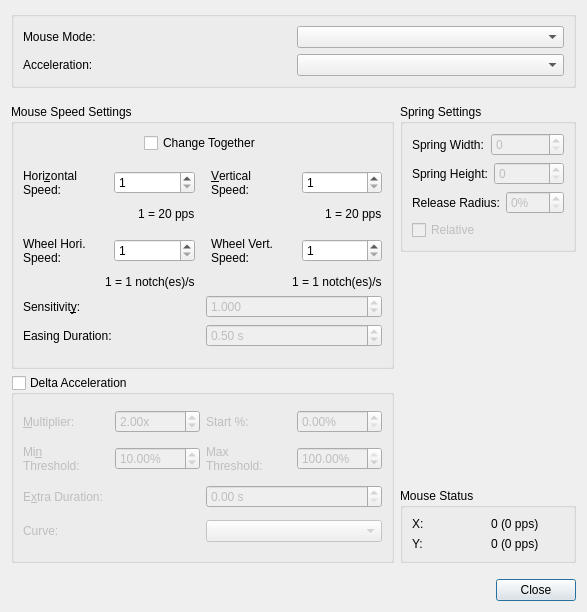
<?xml version="1.0" encoding="UTF-8"?>
<ui version="4.0">
 <class>MouseSettingsDialog</class>
 <widget class="QDialog" name="MouseSettingsDialog">
  <property name="windowModality">
   <enum>Qt::WindowModal</enum>
  </property>
  <property name="geometry">
   <rect>
    <x>0</x>
    <y>0</y>
    <width>587</width>
    <height>612</height>
   </rect>
  </property>
  <property name="windowTitle">
   <string>Mouse Settings</string>
  </property>
  <layout class="QVBoxLayout" name="verticalLayout_9">
   <item>
    <widget class="QGroupBox" name="topGroupBox">
     <layout class="QVBoxLayout" name="verticalLayout_5">
      <item>
       <layout class="QHBoxLayout" name="horizontalLayout">
        <item>
         <widget class="QLabel" name="label">
          <property name="text">
           <string>Mouse Mode:</string>
          </property>
         </widget>
        </item>
        <item>
         <widget class="QComboBox" name="mouseModeComboBox">
          <property name="toolTip">
           <string>Cursor mode is used to move the mouse cursor
around the screen relative to its current position
depending on how much you move an axis
or if a button is pressed.

Spring mode is used to move the mouse cursor
from the center of the screen depending on how
much you move an axis. The mouse cursor will
be returned to the center of the screen when the
axis is moved back to the dead zone.</string>
          </property>
          <item>
           <property name="text">
            <string/>
           </property>
          </item>
          <item>
           <property name="text">
            <string>Cursor</string>
           </property>
          </item>
          <item>
           <property name="text">
            <string>Spring</string>
           </property>
          </item>
         </widget>
        </item>
       </layout>
      </item>
      <item>
       <layout class="QHBoxLayout" name="horizontalLayout_2">
        <item>
         <widget class="QLabel" name="label_2">
          <property name="minimumSize">
           <size>
            <width>160</width>
            <height>0</height>
           </size>
          </property>
          <property name="text">
           <string>Acceleration:</string>
          </property>
         </widget>
        </item>
        <item>
         <widget class="QComboBox" name="accelerationComboBox">
          <property name="toolTip">
           <string>Enhanced: Three tier curve that makes the mouse move
slow on the low end of an axis and fast on the high end.

Linear: Mouse moves proportionally to axis.

Quadratic: Mouse accelerates slowly on low end.

Cubic: Mouse accelerates slower than Quadratic.

Quadratic Extreme: Raises mouse speed 1.5 times once
95% axis travel has been reached.

Power Function: Allows for a more custom curve option.

Easing Quadratic: Axis high end is gradually accelerated over a period of time using a Quadratic curve.

Easing Cubic: Axis high end is gradually accelerated over
a period of time using a Cubic curve.</string>
          </property>
          <item>
           <property name="text">
            <string/>
           </property>
          </item>
          <item>
           <property name="text">
            <string>Enhanced Precision</string>
           </property>
          </item>
          <item>
           <property name="text">
            <string>Linear</string>
           </property>
          </item>
          <item>
           <property name="text">
            <string>Quadratic</string>
           </property>
          </item>
          <item>
           <property name="text">
            <string>Cubic</string>
           </property>
          </item>
          <item>
           <property name="text">
            <string>Knekk 60/50 (custom)</string>
           </property>
          </item>
          <item>
           <property name="text">
            <string>Power Function</string>
           </property>
          </item>
          <item>
           <property name="text">
            <string>Easing Quadratic</string>
           </property>
          </item>
          <item>
           <property name="text">
            <string>Easing Cubic</string>
           </property>
          </item>
         </widget>
        </item>
       </layout>
      </item>
     </layout>
    </widget>
   </item>
   <item>
    <spacer name="verticalSpacer">
     <property name="orientation">
      <enum>Qt::Vertical</enum>
     </property>
     <property name="sizeType">
      <enum>QSizePolicy::Fixed</enum>
     </property>
     <property name="sizeHint" stdset="0">
      <size>
       <width>20</width>
       <height>10</height>
      </size>
     </property>
    </spacer>
   </item>
   <item>
    <layout class="QHBoxLayout" name="horizontalLayout_8" stretch="1,0">
     <item>
      <layout class="QVBoxLayout" name="verticalLayout_8">
       <item>
        <widget class="QGroupBox" name="mouseSpeedGroupBox">
         <property name="title">
          <string>Mouse Speed Settings</string>
         </property>
         <property name="flat">
          <bool>false</bool>
         </property>
         <property name="checkable">
          <bool>false</bool>
         </property>
         <layout class="QVBoxLayout" name="mouseSpeedVerticalLayout">
          <item alignment="Qt::AlignHCenter">
           <widget class="QCheckBox" name="changeMouseSpeedsTogetherCheckBox">
            <property name="enabled">
             <bool>true</bool>
            </property>
            <property name="toolTip">
             <string>Enable to change the horizontal and vertical speed
boxes at the same time.</string>
            </property>
            <property name="text">
             <string>Change Together</string>
            </property>
           </widget>
          </item>
          <item>
           <layout class="QHBoxLayout" name="horizontalLayout_10">
            <property name="spacing">
             <number>16</number>
            </property>
            <property name="topMargin">
             <number>10</number>
            </property>
            <item>
             <layout class="QVBoxLayout" name="verticalLayout_2">
              <property name="spacing">
               <number>10</number>
              </property>
              <item>
               <layout class="QHBoxLayout" name="horizontalLayout_4">
                <property name="spacing">
                 <number>10</number>
                </property>
                <item>
                 <widget class="QLabel" name="label_5">
                  <property name="text">
                   <string>Hori&amp;zontal
Speed:</string>
                  </property>
                  <property name="buddy">
                   <cstring>horizontalSpinBox</cstring>
                  </property>
                 </widget>
                </item>
                <item>
                 <widget class="QSpinBox" name="horizontalSpinBox">
                  <property name="enabled">
                   <bool>true</bool>
                  </property>
                  <property name="minimum">
                   <number>1</number>
                  </property>
                  <property name="value">
                   <number>1</number>
                  </property>
                 </widget>
                </item>
               </layout>
              </item>
              <item alignment="Qt::AlignRight">
               <widget class="QLabel" name="horizontalSpeedLabel">
                <property name="text">
                 <string>1 = 20 pps</string>
                </property>
               </widget>
              </item>
             </layout>
            </item>
            <item>
             <layout class="QVBoxLayout" name="verticalLayout_4">
              <property name="spacing">
               <number>10</number>
              </property>
              <item>
               <layout class="QHBoxLayout" name="horizontalLayout_9">
                <property name="spacing">
                 <number>10</number>
                </property>
                <item>
                 <widget class="QLabel" name="label_7">
                  <property name="text">
                   <string>&amp;Vertical
Speed:</string>
                  </property>
                  <property name="buddy">
                   <cstring>verticalSpinBox</cstring>
                  </property>
                 </widget>
                </item>
                <item>
                 <widget class="QSpinBox" name="verticalSpinBox">
                  <property name="enabled">
                   <bool>true</bool>
                  </property>
                  <property name="minimum">
                   <number>1</number>
                  </property>
                  <property name="value">
                   <number>1</number>
                  </property>
                 </widget>
                </item>
               </layout>
              </item>
              <item alignment="Qt::AlignRight">
               <widget class="QLabel" name="verticalSpeedLabel">
                <property name="text">
                 <string>1 = 20 pps</string>
                </property>
               </widget>
              </item>
             </layout>
            </item>
           </layout>
          </item>
          <item>
           <layout class="QHBoxLayout" name="horizontalLayout_14">
            <property name="spacing">
             <number>16</number>
            </property>
            <property name="topMargin">
             <number>10</number>
            </property>
            <item>
             <layout class="QVBoxLayout" name="verticalLayout">
              <property name="spacing">
               <number>10</number>
              </property>
              <item>
               <layout class="QHBoxLayout" name="horizontalLayout_7">
                <item>
                 <widget class="QLabel" name="wheelHoriSpeedLabel">
                  <property name="text">
                   <string>Wheel Hori.
Speed:</string>
                  </property>
                  <property name="buddy">
                   <cstring>wheelHoriSpeedSpinBox</cstring>
                  </property>
                 </widget>
                </item>
                <item>
                 <widget class="QSpinBox" name="wheelHoriSpeedSpinBox">
                  <property name="toolTip">
                   <string>Set the speed used for horizontal mouse wheel movement
according to number of simulated notches per second.</string>
                  </property>
                  <property name="specialValueText">
                   <string/>
                  </property>
                  <property name="minimum">
                   <number>1</number>
                  </property>
                  <property name="maximum">
                   <number>100</number>
                  </property>
                  <property name="singleStep">
                   <number>1</number>
                  </property>
                  <property name="value">
                   <number>1</number>
                  </property>
                 </widget>
                </item>
               </layout>
              </item>
              <item alignment="Qt::AlignRight">
               <widget class="QLabel" name="wheelHoriSpeedUnitsLabel">
                <property name="text">
                 <string>1 = 1 notch(es)/s</string>
                </property>
               </widget>
              </item>
             </layout>
            </item>
            <item>
             <layout class="QVBoxLayout" name="verticalLayout_6">
              <property name="spacing">
               <number>10</number>
              </property>
              <item>
               <layout class="QHBoxLayout" name="horizontalLayout_13">
                <item>
                 <widget class="QLabel" name="wheelVertSpeedLabel">
                  <property name="text">
                   <string>Wheel Vert.
Speed:</string>
                  </property>
                  <property name="buddy">
                   <cstring>wheelVertSpeedSpinBox</cstring>
                  </property>
                 </widget>
                </item>
                <item>
                 <widget class="QSpinBox" name="wheelVertSpeedSpinBox">
                  <property name="toolTip">
                   <string>Set the speed used for vertical mouse wheel movement
according to number of simulated notches per second.</string>
                  </property>
                  <property name="minimum">
                   <number>1</number>
                  </property>
                  <property name="maximum">
                   <number>100</number>
                  </property>
                 </widget>
                </item>
               </layout>
              </item>
              <item alignment="Qt::AlignRight">
               <widget class="QLabel" name="wheelVertSpeedUnitsLabel">
                <property name="text">
                 <string>1 = 1 notch(es)/s</string>
                </property>
               </widget>
              </item>
             </layout>
            </item>
           </layout>
          </item>
          <item>
           <layout class="QHBoxLayout" name="senHorizontalLayout">
            <item>
             <widget class="QLabel" name="sensLabel">
              <property name="text">
               <string>Sensitivit&amp;y:</string>
              </property>
              <property name="buddy">
               <cstring>sensitivityDoubleSpinBox</cstring>
              </property>
             </widget>
            </item>
            <item>
             <widget class="QDoubleSpinBox" name="sensitivityDoubleSpinBox">
              <property name="enabled">
               <bool>false</bool>
              </property>
              <property name="toolTip">
               <string>For Power Function acceleration curve. Specifies
the factor to use for curve sensitivity. When the value
is above 1.0, the mouse movement will be accelerated
faster at the low end of an axis.</string>
              </property>
              <property name="decimals">
               <number>3</number>
              </property>
              <property name="minimum">
               <double>0.001000000000000</double>
              </property>
              <property name="maximum">
               <double>1000.000000000000000</double>
              </property>
              <property name="singleStep">
               <double>0.100000000000000</double>
              </property>
              <property name="value">
               <double>1.000000000000000</double>
              </property>
             </widget>
            </item>
           </layout>
          </item>
          <item>
           <layout class="QHBoxLayout" name="easingHorizontalLayout">
            <item>
             <widget class="QLabel" name="easingDurationLabel">
              <property name="text">
               <string>Easing Duration:</string>
              </property>
              <property name="buddy">
               <cstring>sensitivityDoubleSpinBox</cstring>
              </property>
             </widget>
            </item>
            <item>
             <widget class="QDoubleSpinBox" name="easingDoubleSpinBox">
              <property name="enabled">
               <bool>false</bool>
              </property>
              <property name="toolTip">
               <string>Specifies the amount of time (in seconds) that will
be required before the mouse is fully accelerated
after reaching the high end of an axis.</string>
              </property>
              <property name="suffix">
               <string> s</string>
              </property>
              <property name="decimals">
               <number>2</number>
              </property>
              <property name="minimum">
               <double>0.000000000000000</double>
              </property>
              <property name="maximum">
               <double>5.000000000000000</double>
              </property>
              <property name="singleStep">
               <double>0.100000000000000</double>
              </property>
              <property name="value">
               <double>0.500000000000000</double>
              </property>
             </widget>
            </item>
           </layout>
          </item>
          <item>
           <spacer name="verticalSpacer_4">
            <property name="orientation">
             <enum>Qt::Vertical</enum>
            </property>
            <property name="sizeType">
             <enum>QSizePolicy::Fixed</enum>
            </property>
            <property name="sizeHint" stdset="0">
             <size>
              <width>20</width>
              <height>10</height>
             </size>
            </property>
           </spacer>
          </item>
         </layout>
        </widget>
       </item>
       <item>
        <widget class="QGroupBox" name="extraAccelerationGroupBox">
         <property name="enabled">
          <bool>true</bool>
         </property>
         <property name="toolTip">
          <string>Options for adding more acceleration to the mouse
movement beyond what the acceleration curve would
produce. Acceleration is added based on how quickly an axis is
moved in one gamepad poll. This is meant to help work around
some of the issues of the very limited input range available
using typical gamepad analog sticks.</string>
         </property>
         <property name="title">
          <string>Delta Acceleration</string>
         </property>
         <property name="flat">
          <bool>false</bool>
         </property>
         <property name="checkable">
          <bool>true</bool>
         </property>
         <property name="checked">
          <bool>false</bool>
         </property>
         <layout class="QVBoxLayout" name="verticalLayout_12">
          <item>
           <layout class="QHBoxLayout" name="horizontalLayout_20">
            <item>
             <layout class="QHBoxLayout" name="horizontalLayout_19">
              <item>
               <widget class="QLabel" name="extraAccelMultiLabel">
                <property name="text">
                 <string>&amp;Multiplier:</string>
                </property>
                <property name="buddy">
                 <cstring>extraAccelDoubleSpinBox</cstring>
                </property>
               </widget>
              </item>
              <item>
               <widget class="QDoubleSpinBox" name="extraAccelDoubleSpinBox">
                <property name="toolTip">
                 <string>Highest value to accelerate mouse movement by</string>
                </property>
                <property name="suffix">
                 <string>x</string>
                </property>
                <property name="minimum">
                 <double>1.000000000000000</double>
                </property>
                <property name="maximum">
                 <double>200.000000000000000</double>
                </property>
                <property name="value">
                 <double>2.000000000000000</double>
                </property>
               </widget>
              </item>
             </layout>
            </item>
            <item>
             <layout class="QHBoxLayout" name="horizontalLayout_18">
              <item>
               <widget class="QLabel" name="minMultiLabel">
                <property name="text">
                 <string>Start %:</string>
                </property>
                <property name="buddy">
                 <cstring>minMultiDoubleSpinBox</cstring>
                </property>
               </widget>
              </item>
              <item>
               <widget class="QDoubleSpinBox" name="minMultiDoubleSpinBox">
                <property name="toolTip">
                 <string>Acceleration begins at this percentage of the base multiplier</string>
                </property>
                <property name="suffix">
                 <string>%</string>
                </property>
                <property name="minimum">
                 <double>0.000000000000000</double>
                </property>
                <property name="maximum">
                 <double>100.000000000000000</double>
                </property>
                <property name="singleStep">
                 <double>1.000000000000000</double>
                </property>
                <property name="value">
                 <double>0.000000000000000</double>
                </property>
               </widget>
              </item>
             </layout>
            </item>
           </layout>
          </item>
          <item>
           <layout class="QHBoxLayout" name="horizontalLayout_21">
            <item>
             <layout class="QHBoxLayout" name="horizontalLayout_17">
              <item>
               <widget class="QLabel" name="minThresholdLabel">
                <property name="text">
                 <string>Mi&amp;n
Threshold:</string>
                </property>
                <property name="buddy">
                 <cstring>minThresholdDoubleSpinBox</cstring>
                </property>
               </widget>
              </item>
              <item>
               <widget class="QDoubleSpinBox" name="minThresholdDoubleSpinBox">
                <property name="toolTip">
                 <string>Minimum amount of axis travel required for acceleration to begin</string>
                </property>
                <property name="suffix">
                 <string>%</string>
                </property>
                <property name="maximum">
                 <double>100.000000000000000</double>
                </property>
                <property name="value">
                 <double>10.000000000000000</double>
                </property>
               </widget>
              </item>
             </layout>
            </item>
            <item>
             <layout class="QHBoxLayout" name="horizontalLayout_11">
              <item>
               <widget class="QLabel" name="maxThresholdLabel">
                <property name="text">
                 <string>Max
Threshold:</string>
                </property>
                <property name="buddy">
                 <cstring>maxThresholdDoubleSpinBox</cstring>
                </property>
               </widget>
              </item>
              <item>
               <widget class="QDoubleSpinBox" name="maxThresholdDoubleSpinBox">
                <property name="toolTip">
                 <string>Maximum axis travel before acceleration has reached the multiplier value</string>
                </property>
                <property name="suffix">
                 <string>%</string>
                </property>
                <property name="maximum">
                 <double>100.000000000000000</double>
                </property>
                <property name="value">
                 <double>100.000000000000000</double>
                </property>
               </widget>
              </item>
             </layout>
            </item>
           </layout>
          </item>
          <item>
           <layout class="QHBoxLayout" name="horizontalLayout_22">
            <item>
             <widget class="QLabel" name="label_11">
              <property name="text">
               <string>E&amp;xtra Duration:</string>
              </property>
              <property name="buddy">
               <cstring>accelExtraDurationDoubleSpinBox</cstring>
              </property>
             </widget>
            </item>
            <item>
             <widget class="QDoubleSpinBox" name="accelExtraDurationDoubleSpinBox">
              <property name="toolTip">
               <string>Extend the time that extra acceleration is applied. Axis travel
will be taken into account. A slower flick will decrease the
actual time that extra acceleration will be applied.</string>
              </property>
              <property name="suffix">
               <string> s</string>
              </property>
              <property name="minimum">
               <double>0.000000000000000</double>
              </property>
              <property name="maximum">
               <double>5.000000000000000</double>
              </property>
              <property name="singleStep">
               <double>0.050000000000000</double>
              </property>
             </widget>
            </item>
           </layout>
          </item>
          <item>
           <layout class="QHBoxLayout" name="horizontalLayout_16">
            <item>
             <widget class="QLabel" name="label_6">
              <property name="text">
               <string>Curve:</string>
              </property>
             </widget>
            </item>
            <item>
             <widget class="QComboBox" name="extraAccelCurveComboBox">
              <item>
               <property name="text">
                <string/>
               </property>
              </item>
              <item>
               <property name="text">
                <string>Linear</string>
               </property>
              </item>
              <item>
               <property name="text">
                <string>Ease Out Sine</string>
               </property>
              </item>
              <item>
               <property name="text">
                <string>Ease Out Quad</string>
               </property>
              </item>
              <item>
               <property name="text">
                <string>Ease Out Cubic</string>
               </property>
              </item>
             </widget>
            </item>
           </layout>
          </item>
         </layout>
        </widget>
       </item>
      </layout>
     </item>
     <item>
      <layout class="QVBoxLayout" name="verticalLayout_7">
       <property name="spacing">
        <number>10</number>
       </property>
       <item>
        <widget class="QGroupBox" name="springGroupBox">
         <property name="title">
          <string>Spring Settings</string>
         </property>
         <layout class="QVBoxLayout" name="verticalLayout_11">
          <item>
           <layout class="QVBoxLayout" name="verticalLayout_3">
            <item>
             <layout class="QHBoxLayout" name="horizontalLayout_5">
              <item>
               <widget class="QLabel" name="label_3">
                <property name="text">
                 <string>Spring Width:</string>
                </property>
                <property name="buddy">
                 <cstring>springWidthSpinBox</cstring>
                </property>
               </widget>
              </item>
              <item>
               <widget class="QSpinBox" name="springWidthSpinBox">
                <property name="enabled">
                 <bool>false</bool>
                </property>
                <property name="toolTip">
                 <string>Changes the width of the region that the cursor
can move in spring mode. 0 will use the entire width
of your screen.</string>
                </property>
                <property name="maximum">
                 <number>16777215</number>
                </property>
               </widget>
              </item>
             </layout>
            </item>
            <item>
             <layout class="QHBoxLayout" name="horizontalLayout_6">
              <item>
               <widget class="QLabel" name="label_4">
                <property name="text">
                 <string>Spring Height:</string>
                </property>
                <property name="buddy">
                 <cstring>springHeightSpinBox</cstring>
                </property>
               </widget>
              </item>
              <item>
               <widget class="QSpinBox" name="springHeightSpinBox">
                <property name="enabled">
                 <bool>false</bool>
                </property>
                <property name="toolTip">
                 <string>Changes the height of the region that the cursor
can move in spring mode. 0 will use the entire height
of your screen.</string>
                </property>
                <property name="maximum">
                 <number>16777215</number>
                </property>
               </widget>
              </item>
             </layout>
            </item>
            <item>
             <layout class="QHBoxLayout" name="horizontalLayout_3">
              <item>
               <widget class="QLabel" name="releaseSpringRadiusLabel">
                <property name="text">
                 <string>Release Radius:</string>
                </property>
                <property name="buddy">
                 <cstring>releaseSpringRadiusspinBox</cstring>
                </property>
               </widget>
              </item>
              <item>
               <widget class="QSpinBox" name="releaseSpringRadiusspinBox">
                <property name="enabled">
                 <bool>false</bool>
                </property>
                <property name="toolTip">
                 <string/>
                </property>
                <property name="suffix">
                 <string>%</string>
                </property>
                <property name="maximum">
                 <number>100</number>
                </property>
               </widget>
              </item>
             </layout>
            </item>
           </layout>
          </item>
          <item>
           <widget class="QCheckBox" name="relativeSpringCheckBox">
            <property name="enabled">
             <bool>false</bool>
            </property>
            <property name="toolTip">
             <string>Specifies that the spring area will be relative to the
mouse position set by a non-relative spring.</string>
            </property>
            <property name="text">
             <string>Relative</string>
            </property>
           </widget>
          </item>
         </layout>
        </widget>
       </item>
       <item>
        <spacer name="verticalSpacer_3">
         <property name="orientation">
          <enum>Qt::Vertical</enum>
         </property>
         <property name="sizeHint" stdset="0">
          <size>
           <width>20</width>
           <height>40</height>
          </size>
         </property>
        </spacer>
       </item>
       <item>
        <widget class="QGroupBox" name="groupBox_3">
         <property name="title">
          <string>Mouse Status</string>
         </property>
         <layout class="QVBoxLayout" name="verticalLayout_10">
          <item>
           <layout class="QHBoxLayout" name="horizontalLayout_12">
            <item>
             <widget class="QLabel" name="label_8">
              <property name="text">
               <string>X:</string>
              </property>
             </widget>
            </item>
            <item>
             <widget class="QLabel" name="mouseStatusXLabel">
              <property name="text">
               <string>0 (0 pps)</string>
              </property>
             </widget>
            </item>
           </layout>
          </item>
          <item>
           <layout class="QHBoxLayout" name="horizontalLayout_15">
            <item>
             <widget class="QLabel" name="label_9">
              <property name="text">
               <string>Y:</string>
              </property>
             </widget>
            </item>
            <item>
             <widget class="QLabel" name="mouseStatusYLabel">
              <property name="text">
               <string>0 (0 pps)</string>
              </property>
             </widget>
            </item>
           </layout>
          </item>
         </layout>
        </widget>
       </item>
      </layout>
     </item>
    </layout>
   </item>
   <item>
    <spacer name="verticalSpacer_2">
     <property name="orientation">
      <enum>Qt::Vertical</enum>
     </property>
     <property name="sizeType">
      <enum>QSizePolicy::Fixed</enum>
     </property>
     <property name="sizeHint" stdset="0">
      <size>
       <width>20</width>
       <height>10</height>
      </size>
     </property>
    </spacer>
   </item>
   <item>
    <widget class="QDialogButtonBox" name="buttonBox">
     <property name="orientation">
      <enum>Qt::Horizontal</enum>
     </property>
     <property name="standardButtons">
      <set>QDialogButtonBox::Close</set>
     </property>
    </widget>
   </item>
  </layout>
 </widget>
 <resources/>
 <connections>
  <connection>
   <sender>buttonBox</sender>
   <signal>accepted()</signal>
   <receiver>MouseSettingsDialog</receiver>
   <slot>accept()</slot>
   <hints>
    <hint type="sourcelabel">
     <x>248</x>
     <y>254</y>
    </hint>
    <hint type="destinationlabel">
     <x>157</x>
     <y>274</y>
    </hint>
   </hints>
  </connection>
  <connection>
   <sender>buttonBox</sender>
   <signal>rejected()</signal>
   <receiver>MouseSettingsDialog</receiver>
   <slot>reject()</slot>
   <hints>
    <hint type="sourcelabel">
     <x>316</x>
     <y>260</y>
    </hint>
    <hint type="destinationlabel">
     <x>286</x>
     <y>274</y>
    </hint>
   </hints>
  </connection>
 </connections>
</ui>
